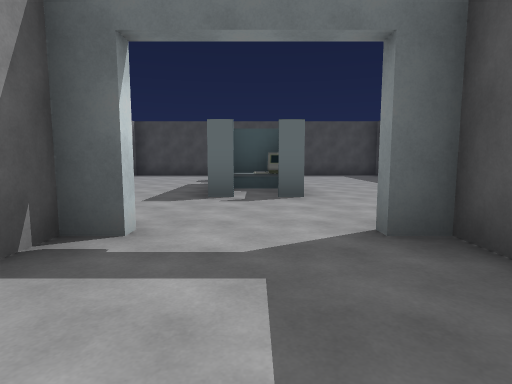
view 1 (above)

24 first-person views from a walk through a Unity game level. The camera is 1.3 m above the floor, tilts 6° down and sees 80° across. Doors are open. The floor is counted in squares, 2.25 m on a side. Each view is taken from the middle of a square. On the plan, view 1 faces up. The plan holds only what a view shows up to about 9 squares ahead; the rest is blank. The place goes on beyond the plan. The player is left out.

view 2
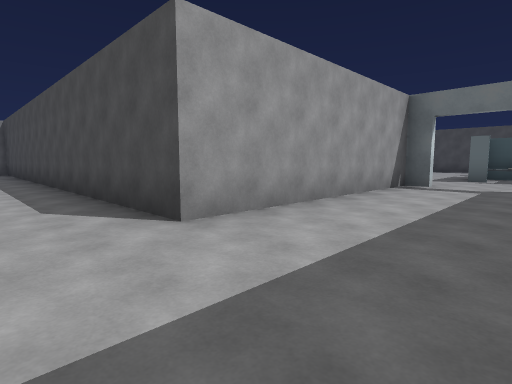

view 3
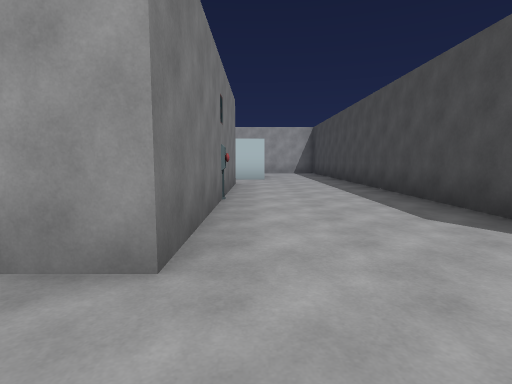

view 4
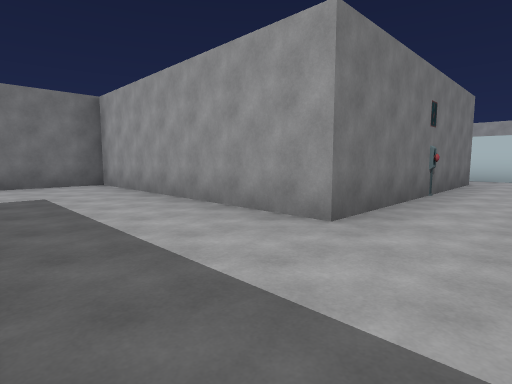

view 5
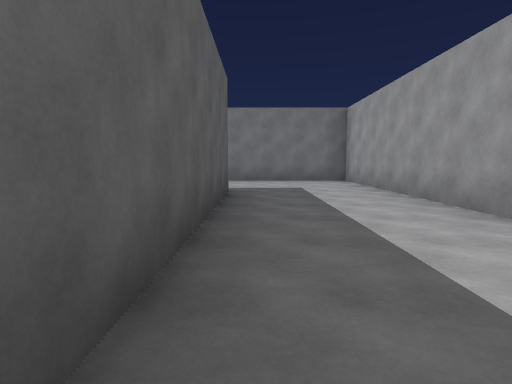

view 6
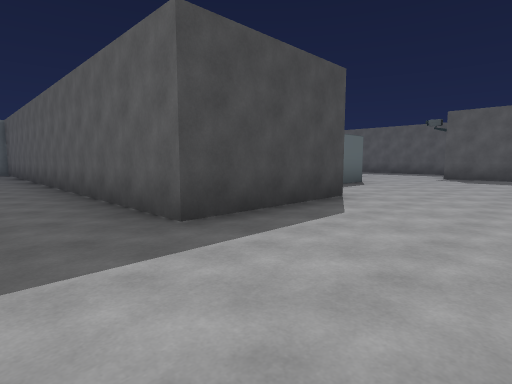

view 7
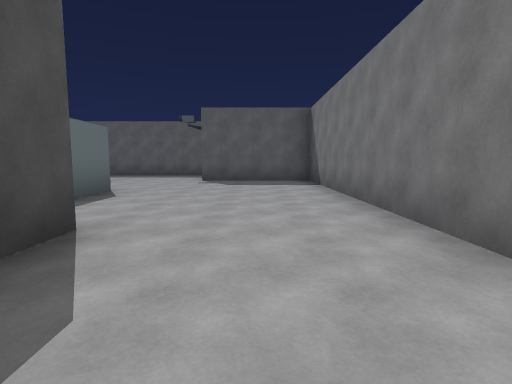

view 8
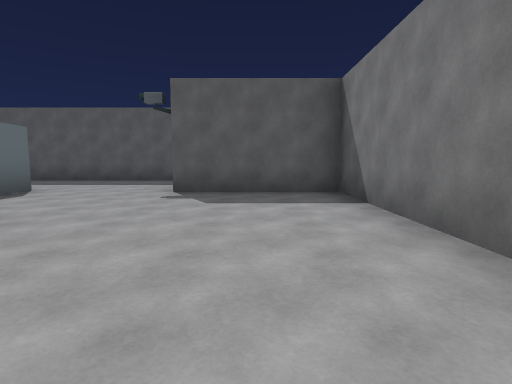

view 9
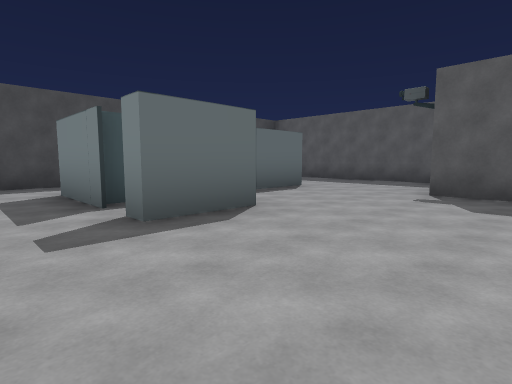

view 10
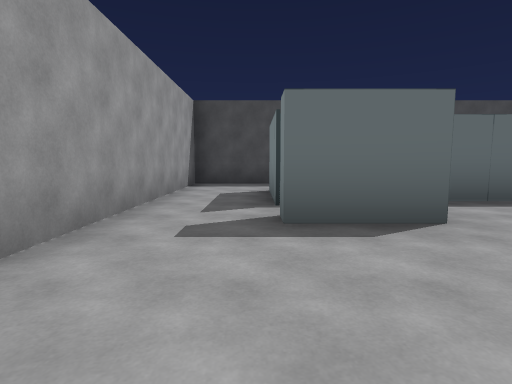

view 11
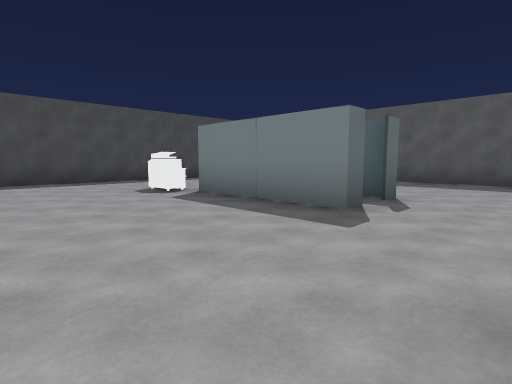

view 12
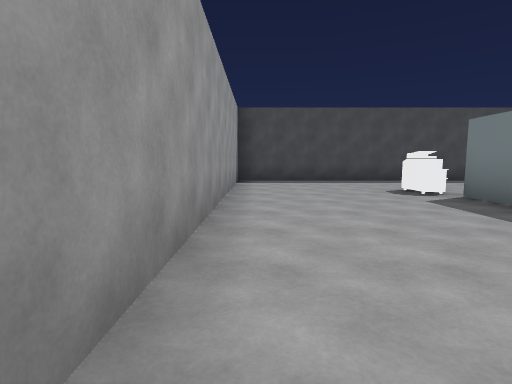

view 13
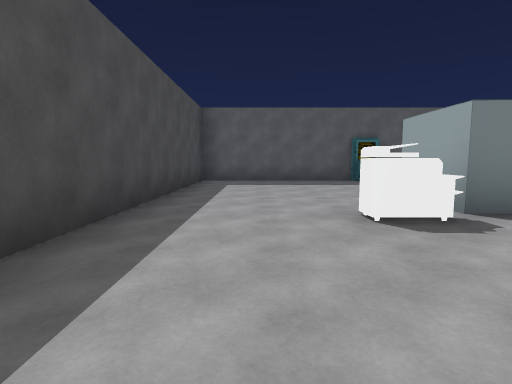

view 14
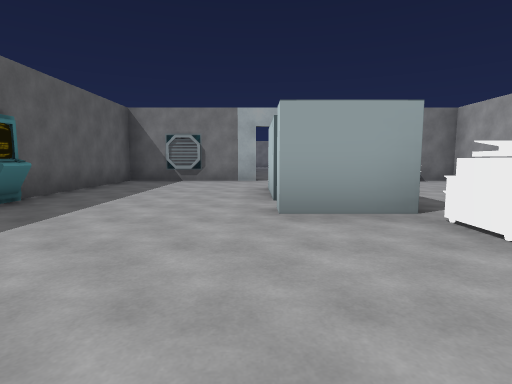

view 15
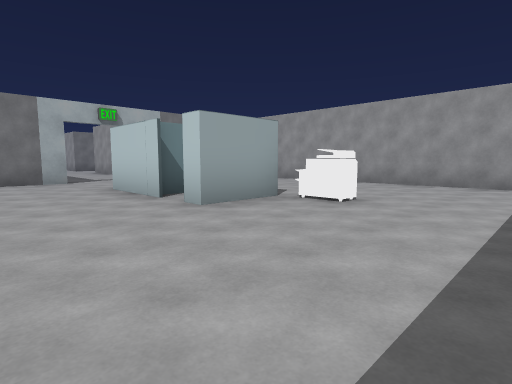

view 16
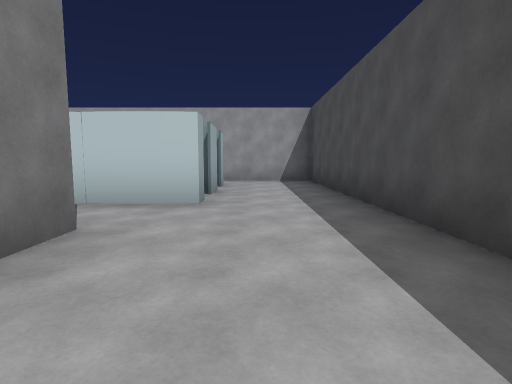

view 17
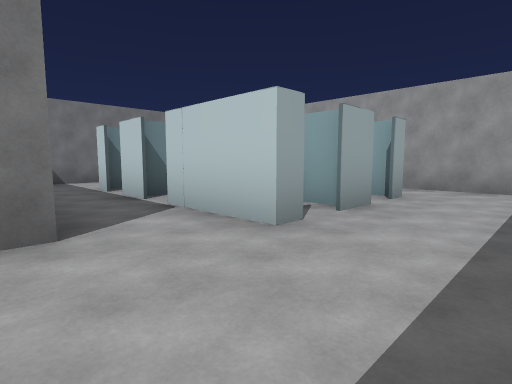

view 18
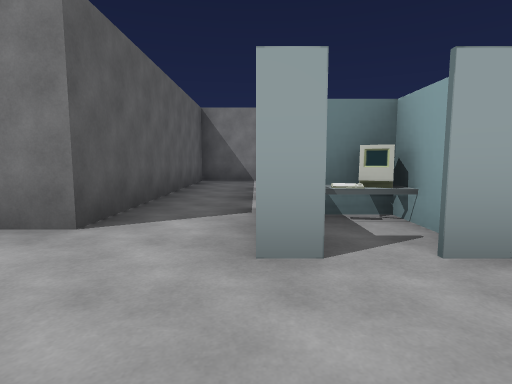

view 19
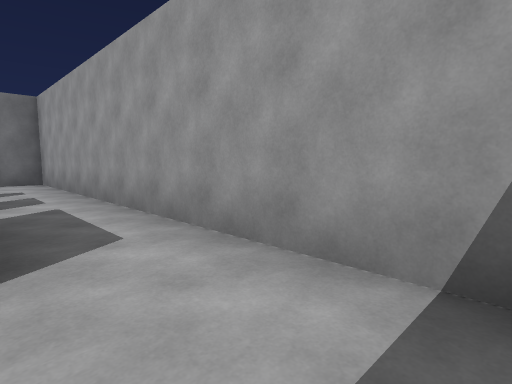

view 20
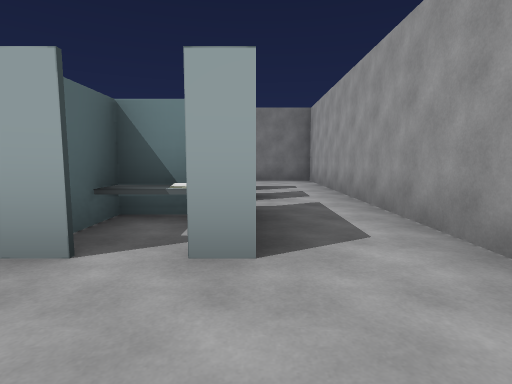

view 21
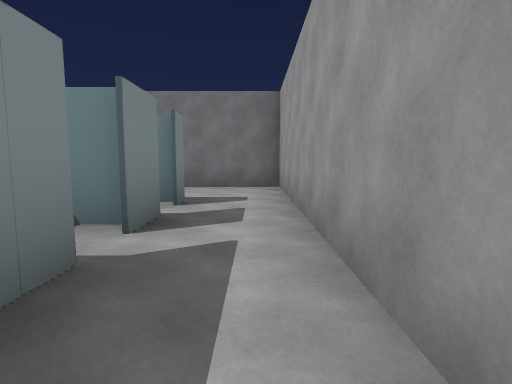

view 22
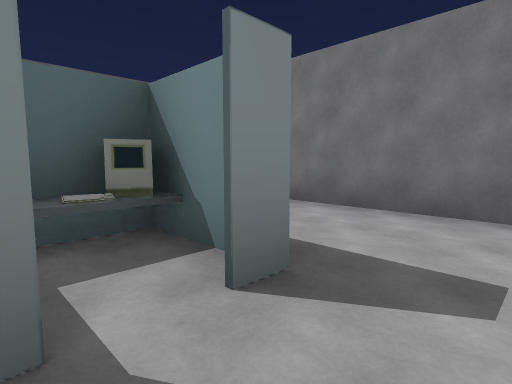

view 23
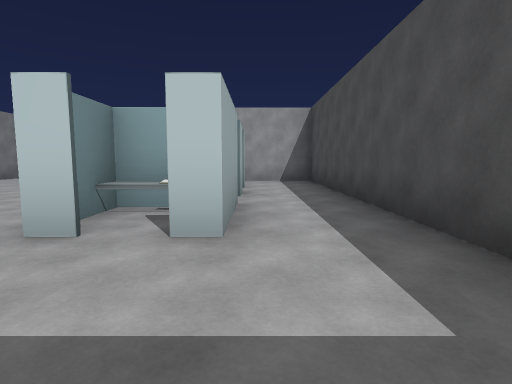

view 24
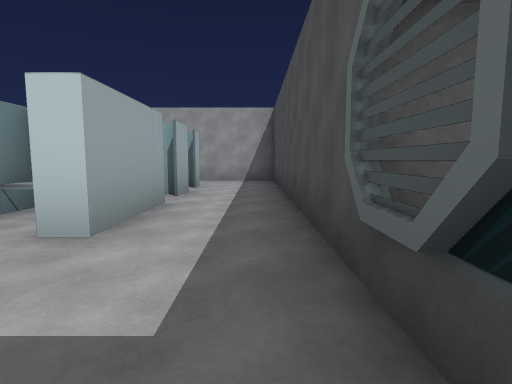

### Floor plan
Ten units are one square. View 1 is at (0, 0); x grows to the right and y downward. Boxes are objects, and circles mark ways between rooms. Rooms are numbered by the first view taken in them; rooms with no view inside come last. Other rooms are left out.
<svg viewBox="-140 -120 280 250">
<path fill="none" stroke="#000" d="M45 55 45 92M46 95 15 95 15 8M63 72 63 52M63 84 63 78M68 68 62 68M38 125 105 125 105 95M93 60 93 67 101 67M-75 65 -15 65 -15 125 19 125M15 -23 10 -23M-9 -23 -15 -23 -15 35 -135 35 -135 55M108 62 108 68 86 68M108 52 108 58M-95 57 -90 57M125 35 105 35M-110 57 -100 57M135 88 135 46M-121 57 -115 57M98 59 98 68M7 -68 7 -47M-12 -81 -12 -89 -8 -89 -8 -78 7 -78 7 -73M-2 -47 -7 -47 -7 -78M41 -68 41 -72M43 -66 43 -72 45 -72 45 -115 -45 -115 -45 -25 -35 -25M9 -25 45 -25 45 -66M-120 78 -120 71M-119 87 -112 87M-135 55 -135 85M-106 102 -106 94M-120 104 -120 98M-120 92 -120 82M-90 98 -90 102M-90 82 -90 92M-135 85 -135 125 -75 125 -75 85M72 52 82 52M88 52 108 52M105 35 45 35 45 55M-75 85 -75 65M-90 57 -90 78M7 -47 2 -47"/>
<rect x="95" y="55" width="10" height="10" fill="#bbb"><title>other object</title></rect>
<rect x="-115" y="65" width="10" height="10" fill="#bbb"><title>other object</title></rect>
<rect x="-105" y="65" width="10" height="10" fill="#bbb"><title>other object</title></rect>
<circle cx="-130" cy="65" r="3" fill="#2a7"/>
<circle cx="100" cy="40" r="3" fill="#2a7"/>
<circle cx="50" cy="50" r="3" fill="#2a7"/>
<circle cx="-80" cy="70" r="3" fill="#2a7"/>
<circle cx="0" cy="-20" r="3" fill="#2a7"/>
<circle cx="-10" cy="-35" r="3" fill="#2a7"/>
<circle cx="0" cy="-55" r="3" fill="#2a7"/>
<circle cx="10" cy="-35" r="3" fill="#2a7"/>
<circle cx="-130" cy="95" r="3" fill="#2a7"/>
<circle cx="-90" cy="80" r="3" fill="#2a7"/>
<circle cx="-80" cy="95" r="3" fill="#2a7"/>
<text x="10" y="70">1</text>
<text x="0" y="-70">2</text>
<text x="-110" y="80">3</text>
<text x="-110" y="110">4</text>
<text x="70" y="50">5</text>
<text x="-80" y="70">6</text>
<text x="0" y="-40">7</text>
</svg>
Room 1 opens to room 3. Room 1 opens to room 5. Room 1 opens to room 6. Room 1 opens to room 7. Room 2 opens to room 7. Room 3 opens to room 4. Room 3 opens to room 6. Room 4 opens to room 6.

Where each view was taken, in squares from view 1:
view 1: 0 up, 0 right, facing up
view 2: 5 down, 1 right, facing up-left
view 3: 6 down, 0 right, facing left
view 4: 5 down, 1 right, facing down-left
view 5: 4 down, 1 right, facing down
view 6: 12 down, 0 right, facing up-right
view 7: 11 down, 2 right, facing right
view 8: 11 down, 5 right, facing right
view 9: 11 down, 5 right, facing up-right
view 10: 11 down, 6 right, facing up
view 11: 3 up, 4 left, facing up-right
view 12: 3 up, 4 left, facing up
view 13: 10 up, 4 left, facing right
view 14: 11 up, 1 right, facing down
view 15: 11 up, 3 right, facing down-left
view 16: 5 down, 5 left, facing left
view 17: 4 down, 7 left, facing down-left
view 18: 4 down, 9 left, facing down
view 19: 4 down, 12 left, facing down-left
view 20: 4 down, 12 left, facing down
view 21: 6 down, 13 left, facing down
view 22: 9 down, 13 left, facing down-right
view 23: 5 down, 13 right, facing left
view 24: 4 down, 13 right, facing left
